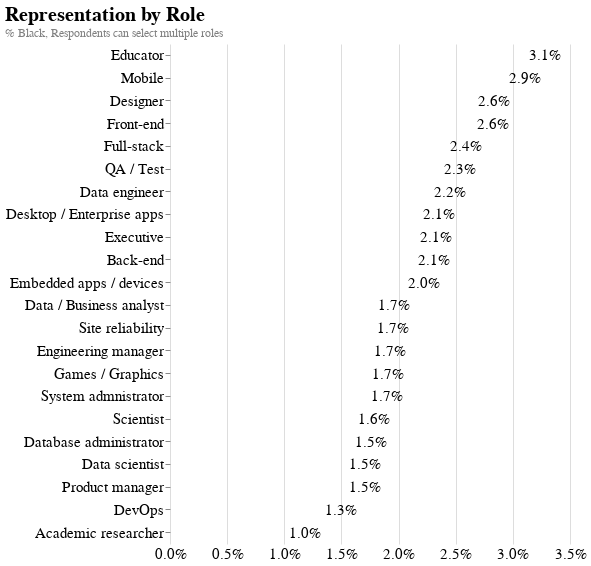

Write notebook code for a chart like this one.
### Code cell
points = alt.Chart().mark_bar(cornerRadiusBottomRight=8, cornerRadiusTopRight=8, clip=True, color="#612b8a").encode(
    x=alt.X("data", 
            axis=alt.Axis(format=".1%", title=None, tickCount=5, tickSize=0, labelFlush=False, labelFontSize=15),
    ),
    y=alt.Y("labels", 
            axis=alt.Axis(title=None, labelFontSize=15), sort="-x"
           ),
    color=alt.Color("data", 
                    scale=alt.Scale(scheme="inferno", domain=[0.005, 0.04]),
                    legend=None)
)

text = alt.Chart().mark_text(
    align='left',
    baseline='middle',
    dx=10,
    dy=0,
    fontSize=15
).encode(
    text=alt.Text("data", format=".1%"),
    x="data",
    y=alt.Y("labels", sort="-x"),
)

chart = alt.layer(points, text, data=representation["DevType"]).properties(
    width=400,
    height=500,
    title={
        "text": "Representation by Role", 
        "subtitle": "% Black, Respondents can select multiple roles",
        "subtitleColor": "gray"
    }
).configure_view(
    strokeWidth=0
).configure_title(
    anchor='start',
    offset=5,
    fontSize=20
).configure_axis(
    domain=False
)

chart.save("../images/representation_role.png", method="selenium", webdriver="chrome", scale_factor=3.0)

chart

### Figure 1 — Vega-Lite specification as saved in the notebook (floating-point values rounded to 4 significant figures)
{"config": {"view": {"continuousWidth": 400, "continuousHeight": 300, "strokeWidth": 0}, "axis": {"domain": false}, "title": {"anchor": "start", "fontSize": 20, "offset": 5}}, "layer": [{"mark": {"type": "bar", "clip": true, "color": "#612b8a", "cornerRadiusBottomRight": 8, "cornerRadiusTopRight": 8}, "encoding": {"color": {"type": "quantitative", "field": "data", "legend": null, "scale": {"domain": [0.005, 0.04], "scheme": "inferno"}}, "x": {"type": "quantitative", "axis": {"format": ".1%", "labelFlush": false, "labelFontSize": 15, "tickCount": 5, "tickSize": 0, "title": null}, "field": "data"}, "y": {"type": "nominal", "axis": {"labelFontSize": 15, "title": null}, "field": "labels", "sort": "-x"}}}, {"mark": {"type": "text", "align": "left", "baseline": "middle", "dx": 10, "dy": 0, "fontSize": 15}, "encoding": {"text": {"type": "quantitative", "field": "data", "format": ".1%"}, "x": {"type": "quantitative", "field": "data"}, "y": {"type": "nominal", "field": "labels", "sort": "-x"}}}], "data": {"name": "data-7dcb09be5d765b7f27edd4d7ef209e2e"}, "height": 500, "title": {"text": "Representation by Role", "subtitle": "% Black, Respondents can select multiple roles", "subtitleColor": "gray"}, "width": 400, "$schema": "https://vega.github.io/schema/vega-lite/v4.8.1.json", "datasets": {"data-7dcb09be5d765b7f27edd4d7ef209e2e": [{"labels": "Educator", "data": 0.03053}, {"labels": "Mobile", "data": 0.02881}, {"labels": "Designer", "data": 0.02605}, {"labels": "Front-end", "data": 0.02599}, {"labels": "Full-stack", "data": 0.02364}, {"labels": "QA / Test", "data": 0.02308}, {"labels": "Data engineer", "data": 0.02221}, {"labels": "Desktop / Enterprise apps", "data": 0.02124}, {"labels": "Executive", "data": 0.02101}, {"labels": "Back-end", "data": 0.02083}, {"labels": "Embedded apps / devices", "data": 0.01992}, {"labels": "Data / Business analyst", "data": 0.0173}, {"labels": "Site reliability", "data": 0.01722}, {"labels": "Engineering manager", "data": 0.017}, {"labels": "Games / Graphics", "data": 0.01682}, {"labels": "System admnistrator", "data": 0.01673}, {"labels": "Scientist", "data": 0.0156}, {"labels": "Database administrator", "data": 0.01527}, {"labels": "Data scientist", "data": 0.01482}, {"labels": "Product manager", "data": 0.01481}, {"labels": "DevOps", "data": 0.01273}, {"labels": "Academic researcher", "data": 0.009509}]}}
